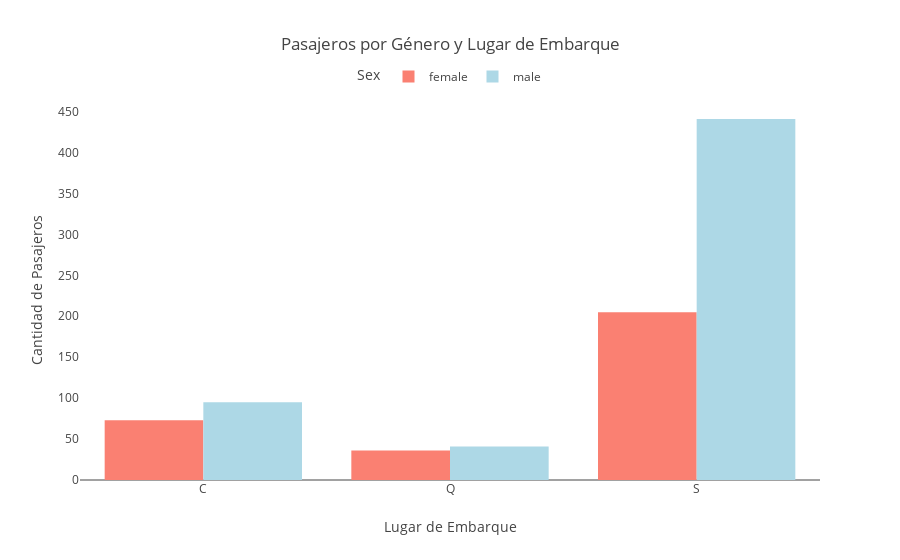

Notebook code for this chart:
### Markdown cell above
#### Examino la distribución de sexos en las personas embarcadas en el Titanic.

### Code cell
recuento_pasajeros_por_genero_embarked = df.groupby(['Sex', 'Embarked']).size().reset_index(name='Count')

fig = px.bar(recuento_pasajeros_por_genero_embarked, 
             x='Embarked',
             y='Count',
             color='Sex', barmode='group', 
             title='Pasajeros por Género y Lugar de Embarque',
             labels={'Embarked': 'Lugar de Embarque', 'Count': 'Cantidad de Pasajeros'},
             category_orders={'Embarked': ['C', 'Q', 'S']},
             color_discrete_map={'female': 'salmon', 'male': 'lightblue'})

fig.update_layout(xaxis_showgrid=False,
                  yaxis_showgrid=False,
                  legend=dict(orientation='h', yanchor='top', y=1.1, xanchor='center', x=0.5))

fig.show()

### Figure 1 — Plotly figure (JSON) as saved in the notebook; plotly's stock layout.template omitted (floating-point values rounded to 4 significant figures)
{"data": [{"alignmentgroup": "True", "hovertemplate": "Sex=female<br>Lugar de Embarque=%{x}<br>Cantidad de Pasajeros=%{y}<extra></extra>", "legendgroup": "female", "marker": {"color": "salmon", "pattern": {"shape": ""}}, "name": "female", "offsetgroup": "female", "orientation": "v", "showlegend": true, "textposition": "auto", "type": "bar", "x": ["C", "Q", "S"], "xaxis": "x", "y": [73, 36, 205], "yaxis": "y"}, {"alignmentgroup": "True", "hovertemplate": "Sex=male<br>Lugar de Embarque=%{x}<br>Cantidad de Pasajeros=%{y}<extra></extra>", "legendgroup": "male", "marker": {"color": "lightblue", "pattern": {"shape": ""}}, "name": "male", "offsetgroup": "male", "orientation": "v", "showlegend": true, "textposition": "auto", "type": "bar", "x": ["C", "Q", "S"], "xaxis": "x", "y": [95, 41, 441], "yaxis": "y"}], "layout": {"barmode": "group", "legend": {"orientation": "h", "title": {"text": "Sex"}, "tracegroupgap": 0, "x": 0.5, "xanchor": "center", "y": 1.1, "yanchor": "top"}, "title": {"text": "Pasajeros por Género y Lugar de Embarque"}, "xaxis": {"anchor": "y", "categoryarray": ["C", "Q", "S"], "categoryorder": "array", "domain": [0, 1], "showgrid": false, "title": {"text": "Lugar de Embarque"}}, "yaxis": {"anchor": "x", "domain": [0, 1], "showgrid": false, "title": {"text": "Cantidad de Pasajeros"}}}}
